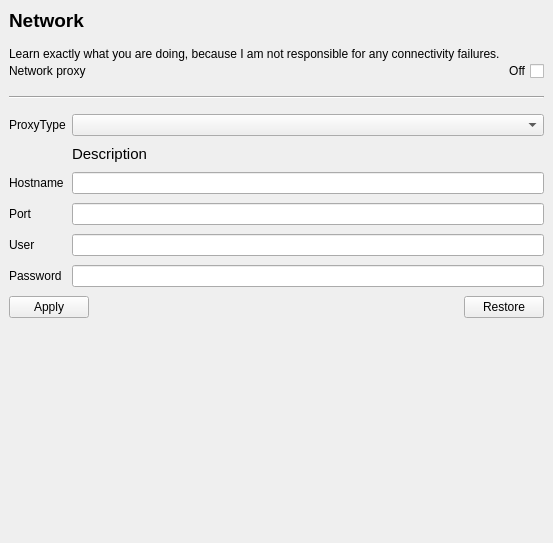
<?xml version="1.0" encoding="UTF-8"?>
<ui version="4.0">
 <class>Network</class>
 <widget class="QWidget" name="Network">
  <property name="geometry">
   <rect>
    <x>0</x>
    <y>0</y>
    <width>553</width>
    <height>543</height>
   </rect>
  </property>
  <property name="windowTitle">
   <string/>
  </property>
  <layout class="QVBoxLayout" name="verticalLayout">
   <property name="spacing">
    <number>0</number>
   </property>
   <property name="leftMargin">
    <number>0</number>
   </property>
   <property name="topMargin">
    <number>0</number>
   </property>
   <property name="rightMargin">
    <number>0</number>
   </property>
   <property name="bottomMargin">
    <number>0</number>
   </property>
   <item>
    <widget class="QScrollArea" name="scrollArea">
     <property name="frameShape">
      <enum>QFrame::NoFrame</enum>
     </property>
     <property name="widgetResizable">
      <bool>true</bool>
     </property>
     <widget class="QWidget" name="scrollAreaWidgetContents">
      <property name="geometry">
       <rect>
        <x>0</x>
        <y>0</y>
        <width>553</width>
        <height>543</height>
       </rect>
      </property>
      <layout class="QVBoxLayout" name="verticalLayout_2">
       <property name="spacing">
        <number>15</number>
       </property>
       <property name="bottomMargin">
        <number>9</number>
       </property>
       <item>
        <widget class="QLabel" name="label">
         <property name="font">
          <font>
           <pointsize>14</pointsize>
           <bold>true</bold>
          </font>
         </property>
         <property name="text">
          <string>Network</string>
         </property>
        </widget>
       </item>
       <item>
        <layout class="QFormLayout" name="formLayout">
         <property name="verticalSpacing">
          <number>0</number>
         </property>
         <item row="1" column="0">
          <widget class="QLabel" name="label_2">
           <property name="text">
            <string>Network proxy</string>
           </property>
          </widget>
         </item>
         <item row="1" column="1">
          <widget class="QCheckBox" name="proxyCheckBox">
           <property name="layoutDirection">
            <enum>Qt::RightToLeft</enum>
           </property>
           <property name="text">
            <string>Off</string>
           </property>
          </widget>
         </item>
         <item row="0" column="0" colspan="2">
          <widget class="QLabel" name="label_4">
           <property name="text">
            <string>Learn exactly what you are doing, because I am not responsible for any connectivity failures.</string>
           </property>
           <property name="wordWrap">
            <bool>true</bool>
           </property>
          </widget>
         </item>
        </layout>
       </item>
       <item>
        <widget class="Line" name="line">
         <property name="orientation">
          <enum>Qt::Horizontal</enum>
         </property>
        </widget>
       </item>
       <item>
        <widget class="QFrame" name="frameProxy">
         <property name="frameShape">
          <enum>QFrame::NoFrame</enum>
         </property>
         <property name="frameShadow">
          <enum>QFrame::Raised</enum>
         </property>
         <layout class="QVBoxLayout" name="verticalLayout_3">
          <property name="spacing">
           <number>0</number>
          </property>
          <property name="leftMargin">
           <number>0</number>
          </property>
          <property name="topMargin">
           <number>0</number>
          </property>
          <property name="rightMargin">
           <number>0</number>
          </property>
          <property name="bottomMargin">
           <number>0</number>
          </property>
          <item>
           <layout class="QFormLayout" name="formLayout_3">
            <property name="horizontalSpacing">
             <number>6</number>
            </property>
            <property name="verticalSpacing">
             <number>9</number>
            </property>
            <item row="2" column="1">
             <widget class="QLineEdit" name="setHostName"/>
            </item>
            <item row="3" column="0">
             <widget class="QLabel" name="portLabel">
              <property name="text">
               <string>Port</string>
              </property>
             </widget>
            </item>
            <item row="3" column="1">
             <widget class="QLineEdit" name="setPort"/>
            </item>
            <item row="4" column="0">
             <widget class="QLabel" name="userLabel">
              <property name="text">
               <string>User</string>
              </property>
             </widget>
            </item>
            <item row="4" column="1">
             <widget class="QLineEdit" name="setUser"/>
            </item>
            <item row="5" column="0">
             <widget class="QLabel" name="passwordLabel">
              <property name="text">
               <string>Password</string>
              </property>
             </widget>
            </item>
            <item row="5" column="1">
             <widget class="QLineEdit" name="setPassword"/>
            </item>
            <item row="2" column="0">
             <widget class="QLabel" name="hostNameLabel">
              <property name="text">
               <string>Hostname</string>
              </property>
             </widget>
            </item>
            <item row="0" column="0">
             <widget class="QLabel" name="label_3">
              <property name="text">
               <string>ProxyType</string>
              </property>
             </widget>
            </item>
            <item row="0" column="1">
             <widget class="QComboBox" name="proxyComboBox"/>
            </item>
            <item row="1" column="1">
             <widget class="QLabel" name="proxyDescription">
              <property name="minimumSize">
               <size>
                <width>0</width>
                <height>0</height>
               </size>
              </property>
              <property name="font">
               <font>
                <pointsize>11</pointsize>
               </font>
              </property>
              <property name="text">
               <string>Description</string>
              </property>
              <property name="wordWrap">
               <bool>true</bool>
              </property>
             </widget>
            </item>
            <item row="6" column="0" colspan="2">
             <layout class="QHBoxLayout" name="horizontalLayout">
              <property name="bottomMargin">
               <number>0</number>
              </property>
              <item>
               <widget class="QPushButton" name="btn_ok">
                <property name="cursor">
                 <cursorShape>PointingHandCursor</cursorShape>
                </property>
                <property name="text">
                 <string>Apply</string>
                </property>
               </widget>
              </item>
              <item>
               <spacer name="horizontalSpacer">
                <property name="orientation">
                 <enum>Qt::Horizontal</enum>
                </property>
                <property name="sizeHint" stdset="0">
                 <size>
                  <width>40</width>
                  <height>20</height>
                 </size>
                </property>
               </spacer>
              </item>
              <item>
               <widget class="QPushButton" name="btn_restore">
                <property name="cursor">
                 <cursorShape>PointingHandCursor</cursorShape>
                </property>
                <property name="text">
                 <string>Restore</string>
                </property>
               </widget>
              </item>
             </layout>
            </item>
           </layout>
          </item>
         </layout>
        </widget>
       </item>
       <item>
        <spacer name="verticalSpacer">
         <property name="orientation">
          <enum>Qt::Vertical</enum>
         </property>
         <property name="sizeHint" stdset="0">
          <size>
           <width>20</width>
           <height>40</height>
          </size>
         </property>
        </spacer>
       </item>
      </layout>
     </widget>
    </widget>
   </item>
  </layout>
 </widget>
 <resources/>
 <connections/>
</ui>
